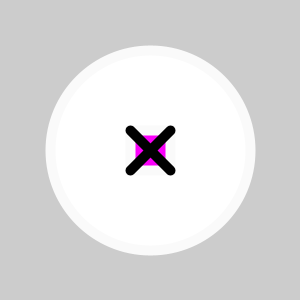
Frame 1 (no input)
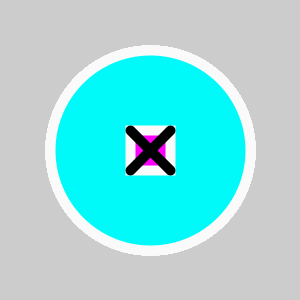
Frame 60 (the mouse pressed at the canvas centre just before this capture)
Frame 120 (the mouse held since frame 60 and released just before this capture): identical to frame 60, image omitted

The Processing sketch that drew these frames (run headless with seeded random() and noise(); from frame 60 on, the mouse is pressed at the canvas centre):

// Processing sketch: st_01_basic
// ── st_01_basic.pde
void setup(){
  size(300,300);
 
}

void draw(){
    stroke(250);
    strokeWeight(10);
    
    circle(150,150,200);
    
    fill(250,0,250);
    rect(130,130,40,40);
    fill(0,250, 250);
    
        stroke(0);
    line(130,130,170,170);
    line(170,130,130,170);

}
